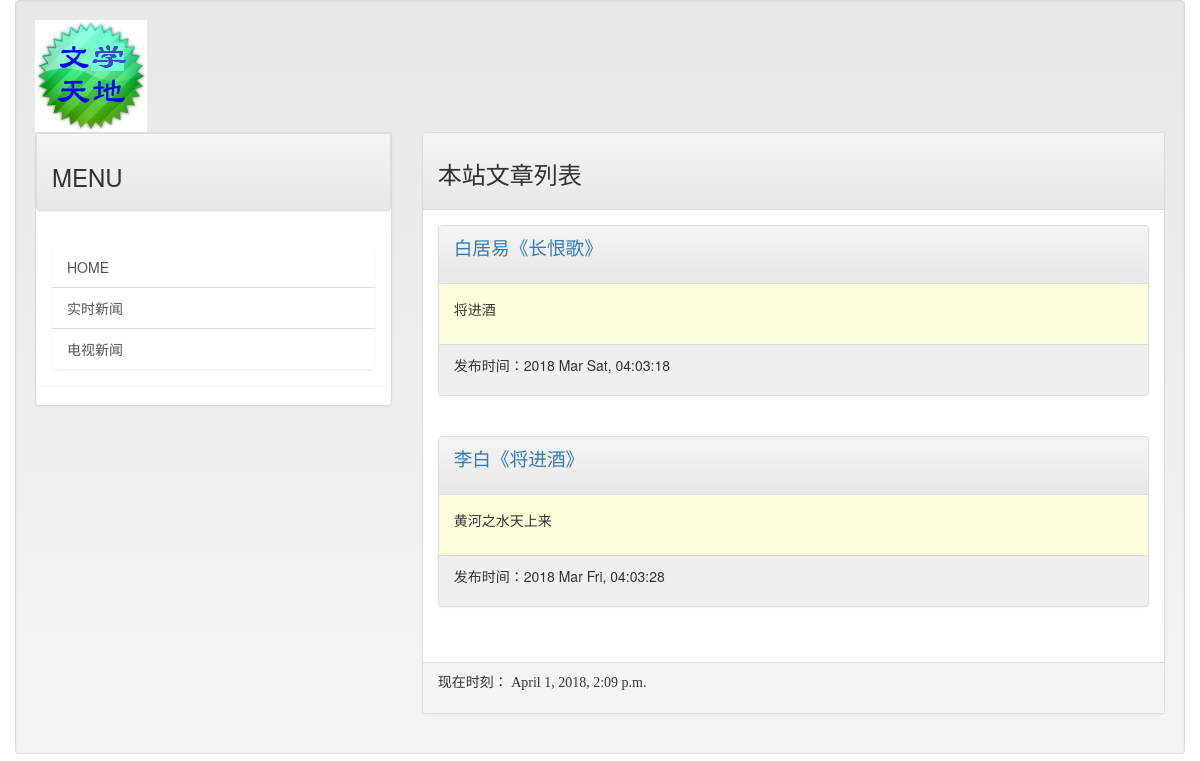
/, run on an earlier commit of the app's database.
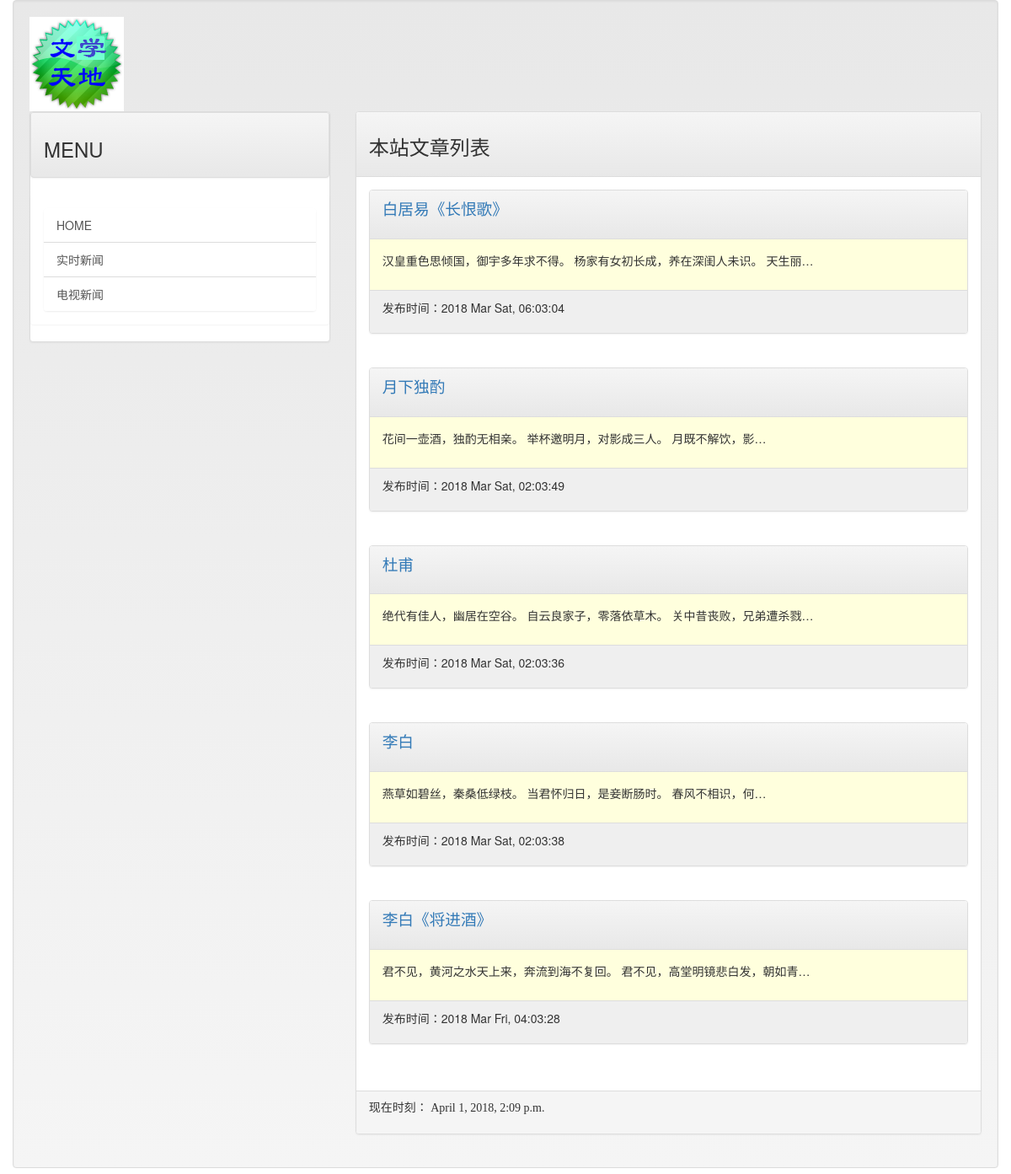
And on a later commit of the database.
### mainsite/models.py (models this page shows, shortened)
class Post(models.Model):
    title = models.CharField(max_length=200)
    slug = models.CharField(max_length=200)
    body = models.TextField()
    pub_date = models.DateTimeField(auto_now=True)
    class Meta:
        ordering = ('-pub_date',)

### mainsite/views.py (the view)
# urls.py: url('^$',homepage),
def homepage(request):
    template = get_template('index.html')
    posts = Post.objects.all()
    now = datetime.now()
    html = template.render(locals())
    return HttpResponse(html)

### templates/index.html (shortened to what this page needs)
{% extends 'base.html'%}
{% block headmessage %}
    <h3 style="font-family: 楷体;">本站文章列表</h3>
{% endblock %}
{% block content %}
    {% for post in posts %}
        <div class="panel panel-default">
            <div class="panel-heading">
                <p style="font-family: 微软雅黑;font-size:14pt;font-weight: blod;">
                    <a href="/post/{{post.slug}}">{{post.title}}</a>
                </p>
            </div>
            <div class="panel-body" style="background-color: #ffffdd">
                <p>
                    {{ post.body | truncatechars:40}}
                </p>
            </div>
            <div class="panel-footer" style="background-color: #efefef">
                <p>
                    发布时间：{{ post.pub_date | date:"Y M D, h:m:s"}}
                </p>
            </div>
        </div>
        <br>
    {% endfor %}
{% endblock %}}

### templates/base.html (shortened to what this page needs)
<html>
<head>
<link rel="stylesheet" href="https://maxcdn.bootstrapcdn.com/bootstrap/3.3.7/css/bootstrap.min.css">
<link rel="stylesheet" href="https://maxcdn.bootstrapcdn.com/bootstrap/3.3.7/css/bootstrap-theme.min.css">
</head>
<body>
    <div class="container-fluid">
        {% include 'header.html'%}
        <div class="row">
            <div class="col-sm-4 col-md-4">
                <div class="panel panel-default">
                    <div class="panel panel-heading">
                        <h3>MENU</h3>
                    </div>
                    <div  class="panel panel-body">
                        <div class="list-group">
                            <a href="/" class="list-group-item">HOME</a>
                            <a href="http://tar.so/news" class="list-group-item">实时新闻</a>
                            <a href="http://drho.tw/news" class="list-group-item">电视新闻</a>
                        </div>
                    </div>
                </div>
            </div>
            <div class="col-sm-8 col-md-8">
                <div class="panel panel-default">
                    <div class="panel-heading">
                        {% block headmessage %} {% endblock %}
                    </div>
                    <div class="panel-body">
                        {% block content %} {% endblock %}
                    </div>
                    <div class="panel-footer">
                        {% include 'footer.html'%}
                    </div>
                </div>
            </div>
        </div>
    </div>
</body>
</html>

### templates/header.html
{% load staticfiles %}
<div class="well">
    <img src="{% static "images/logo.png" %}"
</div>

### templates/footer.html
{% block footer %}
    {% if now %}
    <p style="font-family: 微软雅黑;">现在时刻： {{ now }}</p>
    {% else %}
    <p style="font-family: 微软雅黑;">本文内容取自网络，如有侵权请来信通知下架。。。</p>
    {% endif %}
{% endblock %}

What changed in the data, as far as the page shows it:
changed Post "白居易《长恨歌》": body "将进酒" → "汉皇重色思倾国，御宇多年求不得。 杨家有女初长成，养在深闺人未识。 天生丽…"; pub_date "2018 Mar Sat, 04:03:18" → "2018 Mar Sat, 06:03:04"
added Post: title "月下独酌", body "花间一壶酒，独酌无相亲。 举杯邀明月，对影成三人。 月既不解饮，影…", pub_date "2018 Mar Sat, 02:03:49"
added Post: title "杜甫", body "绝代有佳人，幽居在空谷。 自云良家子，零落依草木。 关中昔丧败，兄弟遭杀戮…", pub_date "2018 Mar Sat, 02:03:36"
added Post: title "李白", body "燕草如碧丝，秦桑低绿枝。 当君怀归日，是妾断肠时。 春风不相识，何…", pub_date "2018 Mar Sat, 02:03:38"
changed Post "李白《将进酒》": body "黄河之水天上来" → "君不见，黄河之水天上来，奔流到海不复回。 君不见，高堂明镜悲白发，朝如青…"
